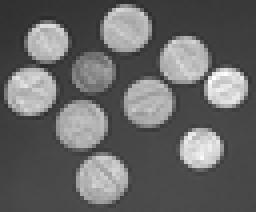
%> input picture graphBior_Filterbanks/Datasets/coins.png, 64 x 53 px, shrunk from 300 x 246 before the run (shown 4 times larger)
$ octave Biorth_filterbank_demo3.m   (GNU Octave 9; MATLAB toolbox functions it lacks are replaced by stand-ins)
%> lines starting %> are read from the running program, lines starting %| are printed output that depends on the picture; in (x1, y1, x2, y2) boxes, pixels count from 0 and x2, y2 are one past the last pixel; in counts of white or black regions, pixels touching at a corner belong together; the program's own positions count from 1
### graphBior_Filterbanks/non_linear_approx_graphBior.m
%%%%%%%%%%%%%%%%%%%%%%%%%%%%%%%%%%%%%%%%%%%%%%%%%%%%%%%%%%%%%%%%%%%%%%%%%%%
%
%   "Copyright (c) 2009 The University of Southern California"
%   All rights reserved.
%
%   Permission to use, copy, modify, and distribute this software and its
%   documentation for any purpose, without fee, and without written
%   agreement is hereby granted, provided that the above copyright notice,
%   the following two paragraphs and the author appear in all copies of
%   this software.
%
%   NO REPRESENTATIONS ARE MADE ABOUT THE SUITABILITY OF THE SOFTWARE
%   FOR ANY	PURPOSE. IT IS PROVIDED "AS IS" WITHOUT EXPRESS OR IMPLIED
%   WARRANTY.
%
%   Neither the software developers, the Compression Research Group,
%   or USC, shall be liable for any damages suffered from using this
%   software.
%
%   Author: Sunil K Narang
%   Director: Prof. Antonio Ortega
%   Compression Research Group, University of Southern California
%   http://biron.usc.edu/wiki/index.php?title=CompressionGroup
%   Contact: kumarsun@usc.edu
%
%   Date last modified:	02/01/2012 Sunil K. Narang
%
%   Description:
%   This file generates QMF filter-banks on the 8-connected graph formulation
%   of 2D digital images as proposed in the paper:
%% "S. K. Narang and Antonio Ortega, "Perfect Reconstruction Two-Channel
%%  Wavelet Filter-Banks For Graph Structured Data",
%  IEEE TSP also avaliable as Tech. Rep. arXiv:1106.3693v3, Dec 2011
%%%%%%%%%%%%%%%%%%%%%%%%%%%%%%%%%%%%%%%%%%%%%%%%%%%%%%%%%%%%%%%%%%%%%%%%%%%
function Output = non_linear_approx_graphBior(varargin)
clc
% close all
disp('This function computes wavelet coefficients of any Image using a 2-dim separable graph-Bior filterbank.')
disp('See help for input options');
addpath Graph_Generators/
addpath Graph_kernels/
addpath sgwt_toolbox/
addpath toolbox/
addpath exportfig/
addpath ImageQualityMeasures/
addpath Datasets/
p = inputParser;
p.addOptional('filename','ballet.png',@(f) exist(f,'file'));
p.addParamValue('maxLevel',4,@isscalar);
p.addParamValue('filterLen',10,@isscalar);
p.addParamValue('LType','asym',@isstr);
p.addParamValue('GC','on',@isstr);
p.addParamValue('edgemap',0,@islogical);
p.parse(varargin{:});
opt = p.Results;

% Set parameters
filename = opt.filename;
tempI = imfinfo(filename);
filetype = tempI.Format;
max_level = opt.maxLevel; % number of decomposition levels
filterlen = opt.filterLen; % filter length
norm_type = opt.LType;
GC_module = opt.GC;
edgemap = opt.edgemap;
S = sprintf('%s%d\n%s%d\n%s%s\n%s%d\n%s%s', '# decomposition levels = ', max_level,'Filterlength = ', filterlen,'GC module is ',GC_module, 'Using edgemap = ', edgemap,'Type of Laplacian = ',norm_type);
disp(S);
method_name = [];
if edgemap == 1
    method_name = strcat(method_name,'edge-aware ');
end
if strcmp(norm_type,'asym')
    method_name = strcat(method_name,' zeroDC graphBior');
else
    method_name = strcat(method_name,' nonzeroDC graphBior');
end


theta = 2; % number of bipartite graphs
Fmax = 2^theta; % Graph Coloring
N = zeros(max_level,1); %size of bipartite graphs at each level

%% Section 1: Image Graph Formulation
% Graph Signal
Data = imread(filename,filetype);
%> Data is the input picture: size 53x64 uint8; min 44, max 255, mean 103
if length(size(Data)) == 3
    Data = rgb2gray(Data);
end
[m n] = size(Data);
%> m = 53; n = 64
m = min([m,n]);
s_im = floor(m/2^max_level)*2^max_level;
%> s_im = 48
% s_im = 512;
Data = Data(1:s_im,1:s_im);
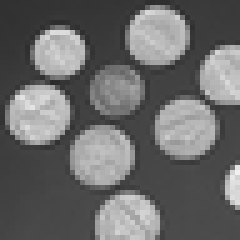
%> Data: size 48x48 uint8 (shown 5 times larger); min 44, max 240, mean 106.7
f = double(Data(:));
%> f = 2304 values, max 240 at index 2291, min 44 at index 497, mean 106.7
% +rand(s_im^2,1);
% f = f/norm(f);
% Graphs
[bptG Colorednodes, beta_dist loc] = image_graphs_multi(Data,max_level,edgemap);  % image graphs
% [15 lines of commented-out code are left out]
%% Section 2: Filterbank implementation
%%%%%%%%%%%%%%%%%%%%%%%%%%%%
% Compute Normalized Laplacian Matrices for Each Bpt graph
disp('Computing normalized Laplacian matrices for each subgraph...');
Ln_bpt = cell(max_level,theta);
switch norm_type
    case 'sym'
        for level = 1:max_level
            N(level) = length(bptG{level,1});
            for i = 1:theta
                d1 = sum(bptG{level,i},2);
                d1(d1 == 0) = 1; % for isolated nodes
                d1_inv = d1.^(-0.5);
                D1_inv = spdiags(d1_inv, 0, N(level), N(level));
                An = D1_inv*bptG{level,i}*D1_inv;
                An = 0.5*(An + An');
                Ln_bpt{level,i} = speye(N(level)) - An;
            end
        end
    case 'asym'
        for level = 1:max_level
            N(level) = length(bptG{level,1});
            for i = 1:theta
                d1 = sum(bptG{level,i},2);
                d1(d1 == 0) = 1; % for isolated nodes
                d1_inv = d1.^(-1);
                D1_inv = spdiags(d1_inv, 0, N(level), N(level));
                An = D1_inv*(0.5*(bptG{level,i} + bptG{level,i}'));
                Ln_bpt{level,i} = speye(N(level)) - An;
            end
        end
    otherwise
        disp('Unknown normalization option')
        return;
end

%%%%%%%%%%%%%%%%%%%%%%%%%%%%
% design biorthogonal kernels
N_lo = floor(filterlen/2) + mod(filterlen,2);
N_hi = N_lo;
% S = sprintf('%s%d%s ' , ' Computing a ',filterlen,' ^th order approximation of Meyer kernel');
% disp(S)
[lo_d,hi_d] = biorth_kernel(N_lo,N_hi); % Nd zeros for lowpass Nr zeros for highpass
filterlen_hi = length(roots(hi_d));
filterlen_lo = length(roots(lo_d));
h0 = @(x)(polyval(lo_d,x));
h1 = @(x)(polyval(hi_d,x));
g0 = @(x)(polyval(hi_d,2 - x));
g1 = @(x)(polyval(lo_d,2 - x));
arange = [0 2];
c_d{1}=sgwt_cheby_coeff(h0,filterlen_lo,filterlen_lo+1,arange);
c_d{2}=sgwt_cheby_coeff(h1,filterlen_hi,filterlen_hi+1,arange);
c_r{1}=sgwt_cheby_coeff(g0,filterlen_hi,filterlen_hi+1,arange);
c_r{2}=sgwt_cheby_coeff(g1,filterlen_lo,filterlen_lo+1,arange);

%% Compute filter normalizations
disp('Computing Gain in each channel. This may take some time ...');
% [57 lines of commented-out code are left out]

switch GC_module
    case 'on'
        dfactor = cell(max_level,1);
        for level = 1:max_level
            for i = 1:theta
                d1 = sum(bptG{level,i},2);
                d1(d1 == 0) = 1; % for isolated nodes
                d1_sqrt = d1.^(0.5);
                dfactor{level}(:,i) = full(d1_sqrt);
            end
        end
        GC = compute_GC_Bior(Ln_bpt,dfactor, hi_d,lo_d, norm_type);
    case 'off'
        GC = cell(max_level,theta);
        for level = 1:max_level
            for j = 1:theta
                GC{level,j} = ones(N(level),2);
            end
        end
    otherwise
        disp('unknown option for GC\_module')
end


% [29 lines of commented-out code are left out]

%%%%%%%%%%%%%%%%%%%%%%%%%%%%%%
% Compute Filterbank Output at each channel
disp('Computing wavelet transform coefficients ...')
f_w = cell(max_level,1);
function_norm = ones(max_level,1);
Channel_Name = cell(max_level,Fmax);
for level = 1:max_level
    f_w{level} = zeros(N(level),Fmax);
    for i = 1:Fmax
        if level == 1
            function_norm(level) = norm(f);
            tempf_w = f/function_norm(level);
        else
            function_norm(level) = norm(f_w{level-1}(Colorednodes{level-1,1},1));
            tempf_w = f_w{level-1}(Colorednodes{level-1,1},1)/function_norm(level);
        end
        for j = 1: theta
            if beta_dist{level}(i,j) == 1
                tempf_w = sgwt_cheby_op(tempf_w,Ln_bpt{level,j},c_d{1},arange);
                tempf_w = tempf_w./GC{level,j}(:,1);
                Channel_Name{level,i} = strcat(Channel_Name{level,i},'L');
            else
                tempf_w = sgwt_cheby_op(tempf_w, Ln_bpt{level,j},c_d{2},arange);
                tempf_w = tempf_w./GC{level,j}(:,2);
                Channel_Name{level,i} = strcat(Channel_Name{level,i},'H');
            end
        end
        f_w{level}(Colorednodes{level,i},i) = tempf_w(Colorednodes{level,i});
    end
end


% Plot Wavelet Coeffficents
Data_w = zeros(s_im);
x0 = 0;
y0 = 0;
dim = sqrt(N(max_level))/2;
temp_coeff = zeros(dim*dim,4);
temp_coeff(:,1) = f_w{max_level}(Colorednodes{max_level,1},1);
temp_coeff(:,2) = f_w{max_level}(Colorednodes{max_level,2},2);
temp_coeff(:,3) = f_w{max_level}(Colorednodes{max_level,3},3);
temp_coeff(:,4) = f_w{max_level}(Colorednodes{max_level,4},4);
xind = x0 + (1:dim);
yind = y0 + (1:dim);
% temp_coeff(:,2:4) = abs(temp_coeff(:,2:4));
% temp_coeff(:,1)= temp_coeff(:,1) /norm(temp_coeff(:,1));
Data_w(xind,yind) = reshape(temp_coeff(:,1),dim,dim);
y0 = y0+dim;
xind = x0 + (1:dim);
yind = y0 + (1:dim);
% temp_coeff(:,2)= temp_coeff(:,2) /norm(temp_coeff(:,2));
Data_w(xind,yind) = reshape(temp_coeff(:,2),dim,dim);
x0 = x0+dim;
y0 = 0;
xind = x0 + (1:dim);
yind = y0 + (1:dim);
% temp_coeff(:,3)= temp_coeff(:,3) /norm(temp_coeff(:,3));
Data_w(xind,yind) = reshape(temp_coeff(:,3),dim,dim);
y0 = y0+dim;
xind = x0 + (1:dim);
yind = y0 + (1:dim);
% temp_coeff(:,4)= temp_coeff(:,4) /norm(temp_coeff(:,4));
Data_w(xind,yind) = reshape(temp_coeff(:,4),dim,dim);

for level = (max_level-1):-1:1
    dim = sqrt(N(level))/2;
    temp_coeff = zeros(dim*dim,3);
    temp_coeff(:,1) = f_w{level}(Colorednodes{level,2},2);
    temp_coeff(:,2) = f_w{level}(Colorednodes{level,3},3);
    temp_coeff(:,3) = f_w{level}(Colorednodes{level,4},4);
    %     temp_coeff = abs(temp_coeff);
    x0 = 0;
    y0 = x0 + dim;
    xind = x0 + (1:dim);
    yind = y0 + (1:dim);
    %     temp_coeff(:,1)= temp_coeff(:,1) /norm(temp_coeff(:,1));
    Data_w(xind,yind) = reshape(temp_coeff(:,1),dim,dim);
    x0 = x0 +dim;
    y0 = 0;
    xind = x0 + (1:dim);
    yind = y0 + (1:dim);
    %     temp_coeff(:,2)= temp_coeff(:,2) /norm(temp_coeff(:,2));
    Data_w(xind,yind) = reshape(temp_coeff(:,2),dim,dim);
    y0 = y0 + dim;
    xind = x0 + (1:dim);
    yind = y0 + (1:dim);
    %     temp_coeff(:,3)= temp_coeff(:,3) /norm(temp_coeff(:,3));
    Data_w(xind,yind) = reshape(temp_coeff(:,3),dim,dim);
end
dim = sqrt(N(max_level))/2;
Output{1} = Data_w;
tempw = Data_w(1:dim,(dim+1):s_im);
tempw1 = Data_w((dim+1):s_im,:);
tempw = [tempw(:); tempw1(:)];
% [7 lines of commented-out code are left out]
norm0 = length(find(abs(tempw) >10^-6));
Output{2} = [norm0 norm(tempw,1) norm(tempw,2) norm(tempw,Inf) norm(tempw,-Inf)];
Output{3} = abs(tempw);
% [7 lines of commented-out code are left out]


origImg = reshape(f,s_im,s_im);
nnz = 0:0.01:0.18;
MSE = zeros(1,length(nnz));
SSIM = zeros(1,length(nnz));
PSNR = zeros(1,length(nnz));
SNR = zeros(1,length(nnz));
f_w1 = f_w;
for iter = 1:length(nnz)
    nnz_factor = nnz(iter);
    % [5 lines of commented-out code are left out]

    [f_w thresh(iter)] = find_kbest_biorth(f_w1, nnz_factor, max_level, Colorednodes); % threshold for nCoeffs best wavelet coefficients
    % [17 lines of commented-out code are left out]

    %% Section 4: Reconstruction
    %%%%%%%%%%%%%%%%%%%%%%%%%%%%%%%%%%%%%%%%%%
    % Reconstruct Signals in Original Graph Domain by using Coefficients
    % Compute Filterbank Output at each channel
    disp('Reconstructed signals using single channel coefficients ...')
    f_hat1 = zeros(N(1),1);
    for d_level = max_level
        f_hat = f_w;
        for level = d_level: -1 :1
            % Channel_Name = cell(Fmax,1);
            for i = 1:Fmax
                tempf_hat = f_hat{level}(:,i);
                for j = theta: -1: 1
                    if beta_dist{level}(i,j) == 1
                        tempf_hat = GC{level,j}(:,1).*tempf_hat;
                        tempf_hat = sgwt_cheby_op(tempf_hat,Ln_bpt{level,j},c_r{1},arange);
                    else
                        tempf_hat = GC{level,j}(:,2).*tempf_hat;
                        tempf_hat = sgwt_cheby_op(tempf_hat,Ln_bpt{level,j},c_r{2},arange);
                    end
                end
                f_hat{level}(:,i) = tempf_hat;
            end
            f_hat{level} = sum(f_hat{level},2)*function_norm(level);
            %         f_hat{level} = f_hat{level}(:,1);

            if level >1
                f_hat{level-1}(Colorednodes{level-1,1},1) = f_hat{level};
            end
        end
        f_hat1= f_hat{level};
    end

    %% Section 5: Summary
    %%%%%%%%%%%%%%%%%%%%%%%%%%%%%%%%%
    distImg = reshape(f_hat1,s_im,s_im);
    if iter == 4
        %         outpfile = sprintf('%s%s%s%s%d%s%d%s%d%s%s%s%s%s','Results/',filename,'_outp','_FL',filterlen,'_levels',max_level,'_NNZ',nnz_factor*100,'%_',norm_type,'_GC',GC_module,'.png');
        figure,
        low_in = min(f_hat1);
        high_in = max(f_hat1);
        high_out = 255;
        distImg1 = high_out*(distImg - low_in)/(high_in - low_in);
        imagesc(distImg1);
%         axis([95 160 85 160]);
        colorbar
        colormap(gray)
        set(gca,'xTick',[])
        set(gca,'yTick',[])
        title(sprintf('%s%1.2f%s%s ', 'Reconstruction with ', nnz_factor, ' highpass coefficients using ',method_name));
    end
    %     figure,imagesc(distImg);
    %     colormap(gray)
    %     colorbar
    %     Mean Square Error
    MSE(iter) = MeanSquareError(origImg, distImg);
    % disp('Mean Square Error = ');
    % disp(MSE);

    %Peak Signal to Noise Ratio
    PSNR(iter) = PeakSignaltoNoiseRatio(origImg, distImg);
    % disp('Peak Signal to Noise Ratio = ');
    % disp(PSNR);

    SSIM(iter) = ssim(origImg,distImg);

    SE = (f - f_hat1).^2;
    SE = sum(SE);
    if(SE > 0)
        SNR(iter) = 10*log(norm(f)^2./SE)/log(10);
    else
        SNR(iter) = 99;
    end
end
Output{4} = struct('SNR',SNR,'PSNR',PSNR, 'SSIM',SSIM,'MSE', MSE);

### graphBior_Filterbanks/toolbox/image_graphs_multi.m

%%%%%%%%%%%%%%%%%%%%%%%%%%%%%%%%%%%%%%%%%%%%%%%%%%%%%%%%%%%%%%%%%%%%%%%%%%%
%
%   "Copyright (c) 2009 The University of Southern California"
%   All rights reserved.
%
%   Permission to use, copy, modify, and distribute this software and its
%   documentation for any purpose, without fee, and without written
%   agreement is hereby granted, provided that the above copyright notice,
%   the following two paragraphs and the author appear in all copies of
%   this software.
%
%   NO REPRESENTATIONS ARE MADE ABOUT THE SUITABILITY OF THE SOFTWARE
%   FOR ANY	PURPOSE. IT IS PROVIDED "AS IS" WITHOUT EXPRESS OR IMPLIED
%   WARRANTY.
%
%   Neither the software developers, the Compression Research Group,
%   or USC, shall be liable for any damages suffered from using this
%   software.
%
%   Author: Sunil K Narang
%   Director: Prof. Antonio Ortega
%   Compression Research Group, University of Southern California
%   http://biron.usc.edu/wiki/index.php?title=CompressionGroup
%   Contact: kumarsun@usc.edu
%
%   Date last modified:	07/05/2011 kumarsun
%
%   Description: This code generates
%   This code generates a uniform graph from N datapoints uniformly
%   distributed in a [0, 1] x[0,1] field, that contains binary field x.
%   We construct the weighted graph on the nodes
%   based on a thresholded Gaussian kernel weighting function.
%
%%%%%%%%%%%%%%%%%%%%%%%%%%%%%%%%%%%%%%%%%%%%%%%%%%%%%%%%%%%%%%%%%%%%%%%%%%%
function [bptG Colorednodes beta_dist loc] = image_graphs_multi(Data,max_level,edgemap)
%> called with max_level = 4, edgemap = false
% filename = 'lena.jpg';
% filetype = 'jpeg';
% max_level = 2;
link_weight_low = 0;
theta = 2;
bptG = cell(max_level,2);
Colorednodes = cell(max_level,4);
beta_dist = cell(max_level,1);
loc = cell(max_level,1);
% Read the image
s_im = length(Data);
%> s_im = 48
Data = double(Data);
%> Data: size 48x48 double
% Create Edge map from the image
[BW thresh] = edge(Data,'canny',[0.6*120/255,120/255]);
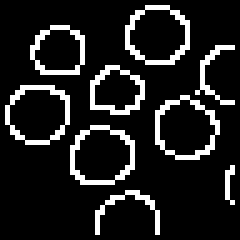
%> BW: size 48x48 logical (shown 5 times larger); 12.9% white in thin lines or dots
%> thresh = [0.282 0.471]
cc = bwconncomp(BW);
%> cc = 9 connected components
numPixels = cellfun(@numel,cc.PixelIdxList);
%> numPixels = [41 34 43 36 26 43 42 23 9]
small_cc = find(numPixels < 50);
%> small_cc = [1 2 3 4 5 6 7 8 9]
for i = 1:length(small_cc)
    idx = small_cc(i);
    BW(cc.PixelIdxList{idx}) = 0;
end
%> this loop made 9 passes
%> BW: size 48x48 logical; 12.89% of pixels changed, all inside (x1, y1, x2, y2) = (1, 1, 47, 47)
BW = double(BW);
%> BW: size 48x48 double; every value is 0
% [4 lines of commented-out code are left out]
BW1 = BW;
if edgemap == 0
    BW = 0*BW;
end
save BWdata BW1
N = s_im*s_im;
%> N = 2304
index = repmat(1:s_im,[s_im 1]);
loc{1} = zeros(N,2);
loc{1}(:,1) = index(:);
index = index';
loc{1}(:,2) = index(:)';
% close all
f_bw = double(BW(:));
%> f_bw = 2304 values from 0 to 0
f = double(Data(:));
% [4 lines of commented-out code are left out]

%%%%%%%%%%%%%%%%%%%%%%%%%%%%%%%%%%%%%%%%%%
%% Create first level image-graph using the edge-map
dim = [s_im s_im];
%> dim = [48 48]
[alli,allj]=find(ones(dim));

% rectanglar links
ci=[alli;alli];
cj=[allj;allj];
ni=[alli  ; alli+1];
nj=[allj+1; allj];
% prune edges at boundary
valid=(ni>=1 & ni<=dim(1) & nj>=1 & nj<=dim(2));
%> valid = 4608 logical values, 4512 true
ni=ni(valid);
nj=nj(valid);
ci=ci(valid);
cj=cj(valid);
cind1=dim(1)*(cj-1)+ci;
nind1=dim(1)*(nj-1)+ni;

% diagonal links
ci=[alli;alli];
cj=[allj;allj];
ni=[alli+1  ; alli+1];
nj=[allj-1; allj+1];
% prune edges at boundary
valid=(ni>=1 & ni<=dim(1) & nj>=1 & nj<=dim(2));
%> valid = 4608 logical values, 4418 true
ni=ni(valid);
nj=nj(valid);
ci=ci(valid);
cj=cj(valid);
cind2=dim(1)*(cj-1)+ci;
nind2=dim(1)*(nj-1)+ni;

% [10 lines of commented-out code are left out]

A1=sparse([cind1,nind1],[nind1,cind1],[ones(numel(cind1),1);ones(numel(cind1),1)],N,N);
A2=sparse([cind2,nind2],[nind2,cind2],[ones(numel(cind2),1);ones(numel(cind2),1)],N,N);

% rectangular connectivity of edge pixels
thresh = 0.5;
[edge_i edge_j] = find(BW);
%> edge_i = []; edge_j = []
ci = edge_i;
%> ci = []
cj = edge_j;
%> cj = []
ni = [edge_i (edge_i + 1)  (edge_i -1) edge_i];
%> ni = []
nj = [(edge_j+1) edge_j  edge_j  (edge_j -1)];
%> nj = []
cind3= [];
nind3 =[];
% figure,imagesc(BW);
for i = 1:length(ci)
    valid=(ni(i,:)>=1 & ni(i,:)<=dim(1) & nj(i,:)>=1 & nj(i,:)<=dim(2));
    temp_cind = dim(1)*(cj(i)-1)+ci(i);
    temp_nind = dim(1)*(nj(i,valid)-1)+ni(i,valid);
    %     nind3=[nind3 ; temp_nind(:)];

    %     cind3=[cind3 ; temp_cind(:)];
    temp_w = (f(temp_cind) - f(temp_nind)).^2;
    temp_w = temp_w/(sum(temp_w) + 10^-7);
    [temp_w order] = sort(temp_w);
    [diffw_mag diffw] = max(abs(diff(temp_w)));
    if diffw_mag > 10^-2
%         BW1 = BW;
%         BW1(temp_cind) = 0.5;
        temp_nind = temp_nind(order((diffw+1):end));
        temp_cind = repmat(temp_cind,numel(temp_nind),1);
%         BW1(temp_nind) = 0.7;
%         imagesc(BW1);
%         pause
        cind3 = [cind3; temp_cind(:)];
        nind3 = [nind3; temp_nind(:)];
    end
    %     tempD3 = [tempD3 ; temp_w(:)];
end
%> this loop made 0 passes
% A1(cind,nind) = link_weight_low;
% A1(nind,cind) = link_weight_low;
A3=sparse([cind3; nind3],[nind3;cind3],ones(2*numel(cind3),1),N,N);
A3 = (-1+link_weight_low)*double(A3 >0);
A1 = A1+A3;
% [10 lines of commented-out code are left out]
[edge_i edge_j] = find(BW);
ci = edge_i;
cj = edge_j;
ni = [(edge_i+1) (edge_i -1) (edge_i +1) (edge_i -1)];
nj = [(edge_j +1) (edge_j -1) (edge_j -1) (edge_j+1)];
cind4= [];
nind4 =[];
for i = 1:length(ci)
    valid=(ni(i,:)>=1 & ni(i,:)<=dim(1) & nj(i,:)>=1 & nj(i,:)<=dim(2));
    temp_nind = dim(1)*(nj(i,valid)-1)+ni(i,valid);
    temp_cind = dim(1)*(cj(i)-1)+ci(i);
    temp_w = (f(temp_cind) - f(temp_nind)).^2;
    temp_w = temp_w/(sum(temp_w) + 10^-7);
    [temp_w order] = sort(temp_w);
    [diffw_mag diffw] = max(abs(diff(temp_w)));
    if diffw_mag > 10^-2
        temp_nind = temp_nind(order((diffw+1):end));
        temp_cind = repmat(temp_cind,numel(temp_nind),1);
        cind4 = [cind4; temp_cind(:)];
        nind4 = [nind4; temp_nind(:)];
    end
end
A4=sparse([cind4; nind4],[nind4;cind4],ones(2*numel(cind4),1),N,N);
A4 = (-1+link_weight_low)*double(A4 >0);
A2 = A2+A4;
% A1 = A1 - A1 .*( A3 >0) + A3;
% A1 = double(A1>0);
bptG{1,1} = 0.5*(A1+A1');
% A2 = A2 - A2.* ( A4>0) + A4;
% A2 = double(A2 >0);
bptG{1,2} = 0.5*(A2+A2');

%> the run ends on the next line
beta(:,1) = image_downsampling_fn(s_im,'rectangle');
beta(:,2) = image_downsampling_fn(s_im,'diamond');
beta_temp = 0.5*(1+beta);
F = 2*beta_temp(:,1 ) + beta_temp(:,2);
clear beta_temp
F = 2^theta - F ;
Fmax = 2^theta;
for i = 1:Fmax
    Colorednodes{1,i} = find(F == i); % these nodes have ith color
end
beta_dist{1} = double(dec2bin(0:Fmax-1)) - double('0');
beta_dist{1} = 1 - 2*beta_dist{1};


%% Create image-graphs in the subsequent levels using the original graphs.
for level = 2:max_level
    LL = Colorednodes{level-1,1};
    N = length(LL);
    s_im = sqrt(N);
    bptG{level,1} = bptG{level-1,1}^2;
    bptG{level,1} = bptG{level,1}(LL,LL);
    bptG{level,1} = bptG{level,1} - spdiags(spdiags(bptG{level,1},0),0,N,N);
    %     D = sum(bptG{level,1},2);
    bptG{level,2} = bptG{level-1,2}^2;
    bptG{level,2} = bptG{level,2}(LL,LL);
    bptG{level,2} = bptG{level,2} - spdiags(spdiags(bptG{level,2},0),0,N,N);
%     bptG{level,2} = double(bptG{level,2} >0);
    %%% remove rectangular links from bptG
    % rectanglar links
    dim = [s_im s_im];
    [alli,allj]=find(ones(dim));
    ci=[alli;alli];
    cj=[allj;allj];
    ni=[alli  ; alli+1];
    nj=[allj+1; allj];
    % prune edges at boundary
    valid=(ni>=1 & ni<=dim(1) & nj>=1 & nj<=dim(2));
    ni=ni(valid);
    nj=nj(valid);
    ci=ci(valid);
    cj=cj(valid);
    cind1=dim(1)*(cj-1)+ci;
    nind1=dim(1)*(nj-1)+ni;
    tempA=sparse([cind1,nind1],[nind1,cind1],ones(1,2*numel(ni)),N,N);
    tempA = bptG{level,2}.*tempA; % rectangular connectivity
%     bptG{level,1} = bptG{level,1} + tempA;
%     bptG{level,1} = double(bptG{level,1} >0);
    bptG{level,2} = bptG{level,2} -tempA; % keep only diamond connections
    loc{level} = loc{level-1}(LL,:);
    clear beta
    beta(:,1) = image_downsampling_fn(s_im,'rectangle');
    beta(:,2) = image_downsampling_fn(s_im,'diamond');
    beta_temp = 0.5*(1+beta);
    F = 2*beta_temp(:,1 ) + beta_temp(:,2);
    clear beta_temp
    F = 2^theta - F ;
    Fmax = 2^theta;
    for i = 1:Fmax
        Colorednodes{level,i} = find(F == i); % these nodes have ith color
    end
    beta_dist{level} = double(dec2bin(0:Fmax-1)) - double('0');
    beta_dist{level} = 1 - 2*beta_dist{level};

% [36 lines of commented-out code are left out]
end
% [20 lines of commented-out code are left out]


%%

### graphBior_Filterbanks/Biorth_filterbank_demo3.m
% L-1 norm comparisons of all graphBior designs with standard wavelets
close all
% filename = 'Lichtenstein.png';
filename = 'coins.png';
tempI = imfinfo(filename);
filetype = tempI.Format;
% [14 lines of commented-out code are left out]
output =  non_linear_approx_graphBior(filename,'LType','asym','GC','on','edgemap',false,'maxLevel',4);
